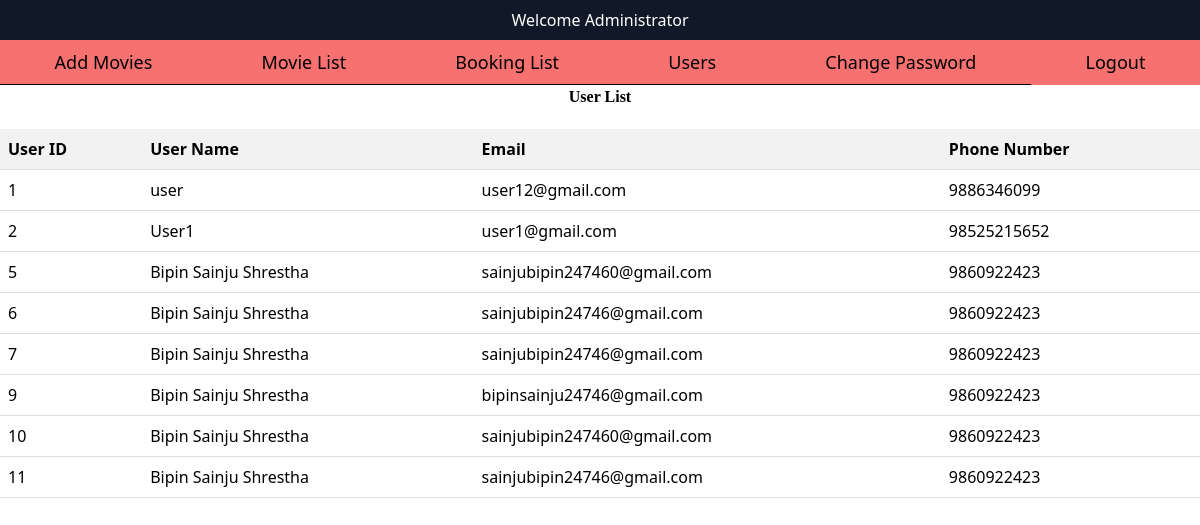
The page /admin/user.php (signed in) on the database its author committed.
### tables this page shows
CREATE TABLE `user` (
  `uid` int(11) NOT NULL,
  `fname` varchar(20) NOT NULL,
  `lname` varchar(20) NOT NULL,
  `email` varchar(225) NOT NULL,
  `password` varchar(225) NOT NULL,
  `cpassword` varchar(225) NOT NULL,
  `phone` varchar(225) NOT NULL
);

### admin/user.php (the view, shortened to what this page needs)
<?php
include('header.php');
?>
<h2 class="h2">User List</h2>
<table class="edit-delete-table">
  <tr>
    <th>User ID</th>
    <th>User Name</th>
    <th>Email</th>
    <th>Phone Number</th>
  </tr>
  <?php
  $conn = new mysqli("localhost", "root", "", "moviebooking");
  $sql = "SELECT * FROM user";
  $result = $conn->query($sql);
  if ($result && $result->num_rows > 0) {
    while ($row = $result->fetch_assoc()) {
      $uid = $row['uid'];
      $fname = $row['fname'];
      $lname = $row['lname'];
      $email = $row['email'];
      $phone = $row['phone'];
      echo "
      <tr>
        <td>$uid</td>
        <td>$fname $lname</td>
        <td>$email</td>
        <td>$phone</td>
      </tr>
      ";
    }
  } else {
    echo "<tr><td colspan='4'>No users found</td></tr>";
  }
  ?>
</table>
</body>
</html>

### admin/header.php (shortened to what this page needs)
<!DOCTYPE html>
<html lang="en">
<head>
    <link href="https://cdn.jsdelivr.net/npm/tailwindcss@2.2.19/dist/tailwind.min.css" rel="stylesheet">
</head>
<body>
    <div class="head bg-gray-900 py-2">
        <h1 class="text-white text-center">Welcome Administrator</h1>
    </div>
    <nav class="flex bg-red-400">
        <ul class="flex w-full text-lg">
            <li class="py-2 border-b border-black flex-grow text-center">
                <a href="addmovies.php" class="block px-4 hover:text-red-600">Add Movies</a>
            </li>
            <li class="py-2 border-b border-black flex-grow text-center">
                <a href="movielist.php" class="block px-4">Movie List</a>
            </li>
            <li class="py-2 border-b border-black flex-grow text-center">
                <a href="booking.php" class="block px-4">Booking List</a>
            </li>
            <li class="py-2 border-b border-black flex-grow text-center">
                <a href="user.php" class="block px-4">Users</a>
            </li>
            <li class="py-2 border-b border-black flex-grow text-center">
                <a href="changepassword.php" class="block px-4">Change Password</a>
            </li>
            <li class="py-2 flex-grow text-center">
                <a href="logout.php" class="block px-4">Logout</a>
            </li>
        </ul>
    </nav>
</body>
</html>

### admin/user.php (style rules this page uses)
.h2 { text-align: center; font-weight: bold; font-family: cursive; }
.edit-delete-table { width: 100%; border-collapse: collapse; margin-bottom: 20px; margin-top: 20px; }
.edit-delete-table th, .edit-delete-table td { padding: 8px; text-align: left; border-bottom: 1px solid #ddd; }
.edit-delete-table th { background-color: #f2f2f2; }

### rows shown on the page
user: uid "1", fname "user", email "user12@gmail.com", phone "9886346099"
user: uid "2", fname "User1", email "user1@gmail.com", phone "98525215652"
user: uid "5", fname "Bipin", lname "Sainju Shrestha", email "sainjubipin247460@gmail.com", phone "9860922423"
user: uid "6", fname "Bipin", lname "Sainju Shrestha", email "sainjubipin24746@gmail.com", phone "9860922423"
user: uid "7", fname "Bipin", lname "Sainju Shrestha", email "sainjubipin24746@gmail.com", phone "9860922423"
user: uid "9", fname "Bipin", lname "Sainju Shrestha", email "bipinsainju24746@gmail.com", phone "9860922423"
user: uid "10", fname "Bipin", lname "Sainju Shrestha", email "sainjubipin247460@gmail.com", phone "9860922423"
user: uid "11", fname "Bipin", lname "Sainju Shrestha", email "sainjubipin24746@gmail.com", phone "9860922423"
